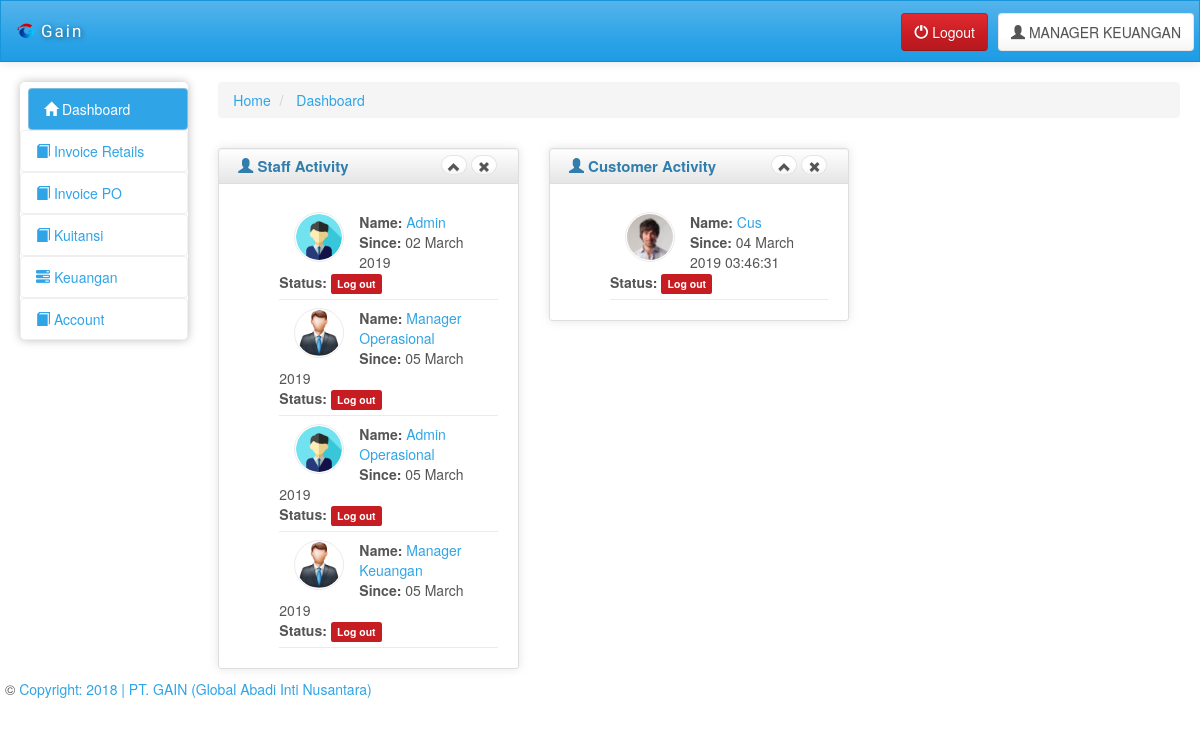
Screenshot of /?g=dashboard (signed in) with the database file from the repository.
### tables this page shows
CREATE TABLE `staff` (
  `id_staff` int(11) NOT NULL,
  `nama` varchar(50) DEFAULT NULL,
  `password` varchar(8) DEFAULT NULL,
  `jabatan` varchar(100) NOT NULL,
  `staff_create` varchar(25) NOT NULL,
  `staff_update` varchar(25) NOT NULL,
  `status` varchar(20) NOT NULL,
  `login_date` varchar(30) NOT NULL,
  `logout_date` varchar(30) NOT NULL,
  `image` varchar(50) NOT NULL,
  `class` varchar(100) NOT NULL
);

### g_controller/DashboardView.php (the view, shortened to what this page needs)
<?php
if (isset($_SESSION['userId'])) {
    $idStaff = $_SESSION['userId'];
    $dataUserBySesion = mysql_query("SELECT * FROM staff WHERE id_staff = '$idStaff'");
    $fetchDataUserBySesion = mysql_fetch_assoc($dataUserBySesion);
} else {
    echo "<script>window.location.href = '/?';</script>";
}
?>
<!DOCTYPE html>
<html lang="en">
<head>
    <link id="bs-css" href="css/bootstrap-cerulean.min.css" rel="stylesheet">
    <link href="css/charisma-app.css" rel="stylesheet">
    <link href='bower_components/fullcalendar/dist/fullcalendar.css' rel='stylesheet'>
    <link href='bower_components/fullcalendar/dist/fullcalendar.print.css' rel='stylesheet' media='print'>
    <link href='bower_components/chosen/chosen.min.css' rel='stylesheet'>
    <link href='bower_components/colorbox/example3/colorbox.css' rel='stylesheet'>
    <link href='bower_components/responsive-tables/responsive-tables.css' rel='stylesheet'>
    <link href='bower_components/bootstrap-tour/build/css/bootstrap-tour.min.css' rel='stylesheet'>
    <link href='css/jquery.noty.css' rel='stylesheet'>
    <link href='css/noty_theme_default.css' rel='stylesheet'>
    <link href='css/elfinder.min.css' rel='stylesheet'>
    <link href='css/elfinder.theme.css' rel='stylesheet'>
    <link href='css/jquery.iphone.toggle.css' rel='stylesheet'>
    <link href='css/uploadify.css' rel='stylesheet'>
    <link href='css/animate.min.css' rel='stylesheet'>
</head>
<body>
    <?php include_once 'TopMenu.php'; ?>
    <div class="ch-container">
        <div class="row">
            <?php include_once 'LeftMenu.php'; ?>
            <div id="content" class="col-lg-10 col-sm-10">
                <div>
                    <ul class="breadcrumb">
                        <li>
                            <a href="#">Home</a>
                        </li>
                        <li>
                            <a href="?g=dashboard">Dashboard</a>
                        </li>
                    </ul>
                </div>
                <div class="row">
                    <div class="box col-md-4">
                        <div class="box-inner">
                            <div class="box-header well" data-original-title="">
                                <h2><i class="glyphicon glyphicon-user"></i> Staff Activity</h2>
                                <div class="box-icon">
                                    <a href="#" class="btn btn-minimize btn-round btn-default"><i class="glyphicon glyphicon-chevron-up"></i></a>
                                    <a href="#" class="btn btn-close btn-round btn-default"><i class="glyphicon glyphicon-remove"></i></a>
                                </div>
                            </div>
                            <div class="box-content">
                                <div class="box-content">
                                    <ul class="dashboard-list">
                                        <?php
                                        $selectAllStaff = mysql_query("SELECT nama, DATE_FORMAT(staff_create, '%d %M %Y') AS staff_create, `status`, `image`, class FROM staff WHERE NOT jabatan = 'C' AND NOT jabatan = 'IT'");
                                        while ($AllStaff = mysql_fetch_array($selectAllStaff)) {
                                            ?>
                                        <li>
                                            <a href="#"><img class="dashboard-avatar" alt="Usman" src="img/<?= $AllStaff['image']; ?>"></a>
                                            <strong>Name:</strong> <a href="#"><?= $AllStaff['nama']; ?>
                                            </a><br>
                                            <strong>Since:</strong> <?= $AllStaff['staff_create']; ?><br>
                                            <strong>Status:</strong> <span class="<?= $AllStaff['class']; ?>"><?= $AllStaff['status']; ?></span>
                                        </li>
                                        <?php
                                    } ?>
                                    </ul>
                                </div>
                            </div>
                        </div>
                    </div>
                    <div class="box col-md-4">
                        <div class="box-inner">
                            <div class="box-header well" data-original-title="">
                                <h2><i class="glyphicon glyphicon-user"></i> Customer Activity</h2>
                                <div class="box-icon">
                                    <a href="#" class="btn btn-minimize btn-round btn-default"><i class="glyphicon glyphicon-chevron-up"></i></a>
                                    <a href="#" class="btn btn-close btn-round btn-default"><i class="glyphicon glyphicon-remove"></i></a>
                                </div>
                            </div>
                            <div class="box-content">
                                <div class="box-content">
                                    <ul class="dashboard-list">
                                        <?php
                                        $selectAllStaff = mysql_query("SELECT nama, DATE_FORMAT(staff_create, '%d %M %Y %H:%i:%s') AS staff_create, `status`, `image`,class FROM staff WHERE jabatan = 'C' ");
                                        while ($AllStaff = mysql_fetch_array($selectAllStaff)) {
                                            ?>
                                        <li>
                                            <a href="#"><img class="dashboard-avatar" src="img/<?= $AllStaff['image']; ?>"></a>
                                            <strong>Name:</strong> <a href="#"><?= $AllStaff['nama']; ?>
                                            </a><br>
                                            <strong>Since:</strong> <?= $AllStaff['staff_create']; ?><br>
                                            <strong>Status:</strong> <span class="<?= $AllStaff['class']; ?>"><?= $AllStaff['status']; ?></span>
                                        </li>
                                        <?php
                                    } ?>
                                    </ul>
                                </div>
                            </div>
                        </div>
                    </div>
                </div>
            </div>
            <?php include_once 'footer.php'; ?>
        </div>
</body>
</html>

### index.php (shortened to what this page needs)
<?php
class Utama
{
	public function ambilLink()
	{
		if (isset($_GET['g'])) {
			$link = $_GET['g'];
			if (empty($link)) {
				include_once 'index';
				include_once 'index';
			} elseif ($link == 'out') {
				session_destroy();
				header("Location: ?");
			} else {
				$controller = 'g_controller/' . ucfirst($link) . 'View.php';
				if (file_exists($controller)) {
					include_once $controller;
				} else {
					include_once 'http://database.gain.co.id/?g=Error';
				}
			}
		} else {
			include_once 'g_controller/IndexView.php';
		}
	}
}
$utama = new Utama();
$link = $utama->ambilLink();

### g_controller/TopMenu.php (shortened to what this page needs)
<div class="navbar navbar-default" role="navigation">
    <div class="navbar-inner">
        <a class="navbar-brand" href="?g=dashboard"> <img src="img/gain.png" class="hidden-xs" />
            <span>Gain</span></a>
        <div class="btn-group pull-right">
            <button class="btn btn-default">
                <i class="glyphicon glyphicon-user"></i>
                <span class="hidden-sm hidden-xs">
                    <?= strtoupper($fetchDataUserBySesion['nama']); ?>
                </span>
            </button>
        </div>
        <div class="btn-group pull-right">
            <form action="" method="post">
                <button class="btn btn-default btn-danger" type="submit" name="submit">
                    <i class="glyphicon glyphicon-off"></i>
                    <span class="hidden-sm hidden-xs">
                        Logout
                    </span>
                </button>
            </form>
        </div>
    </div>
</div>

### g_controller/LeftMenu.php (shortened to what this page needs)
<?php
$idStaff = $_SESSION['userId'];
$dataUserBySesion = mysql_query("SELECT * FROM staff WHERE id_staff = '$idStaff'");
$fetchDataUserBySesion = mysql_fetch_assoc($dataUserBySesion);
?>
<div class="col-sm-2 col-lg-2">
    <div class="sidebar-nav">
        <div class="nav-canvas">
            <ul class="nav nav-pills nav-stacked main-menu">
                <li class="nav-header">
                <li><a class="ajax-link" href="?g=dashboard"><i class="glyphicon glyphicon-home"></i><span> Dashboard</span></a>
                <?php if ($fetchDataUserBySesion['jabatan'] == "SA" || $fetchDataUserBySesion['jabatan'] == "MK" || $fetchDataUserBySesion['jabatan'] == "AO") { ?>
                <li class="accordion">
                    <a href="#"><i class="glyphicon glyphicon-book"></i><span> Invoice Retails</span></a>
                </li>
                <?php
            } ?>
                <?php if ($fetchDataUserBySesion['jabatan'] == "SA" || $fetchDataUserBySesion['jabatan'] == "MK" || $fetchDataUserBySesion['jabatan'] == "AO") { ?>
                <li class="accordion">
                    <a href="#"><i class="glyphicon glyphicon-book"></i><span> Invoice PO</span></a>
                </li>
                <?php
            } ?>
                <?php if ($fetchDataUserBySesion['jabatan'] == "SA" || $fetchDataUserBySesion['jabatan'] == "MK" || $fetchDataUserBySesion['jabatan'] == "AO") { ?>
                <li class="accordion">
                    <a href="#"><i class="glyphicon glyphicon-book"></i><span> Kuitansi</span></a>
                </li>
                <?php
            } ?>
                <?php if ($fetchDataUserBySesion['jabatan'] == "SA" || $fetchDataUserBySesion['jabatan'] == "MK") { ?>
                <li class="accordion">
                    <a href="#"><i class="glyphicon glyphicon-tasks"></i><span> Keuangan</span></a>
                </li>
                <?php
            } ?>
                <?php if ($fetchDataUserBySesion['jabatan'] == "SA" || $fetchDataUserBySesion['jabatan'] == "MK") { ?>
                <li class="accordion">
                    <a href="#"><i class="glyphicon glyphicon-book"></i><span> Account</span></a>
                </li>
                <?php
            } ?>
            </ul>
        </div>
    </div>
</div>

### g_controller/footer.php (shortened to what this page needs)
<footer class="row">
    <p class="col-md-9 col-sm-9 col-xs-12 copyright">&copy; <a href="http://gain.co.id/" target="_blank">Copyright: 2018 | PT. GAIN (Global Abadi Inti Nusantara)</a></p>
</footer>

### css/charisma-app.css (style rules this page uses)
.ch-container { padding: 0 15px; }
.box { margin-top: 10px; margin-bottom: 10px; }
.box-inner { border: 1px solid #DEDEDE; border-radius: 3px; -webkit-border-radius: 3px; -moz-border-radius: 3px; box-shadow: 0 0 10px rgba(189, 189, 189, 0.4); -webkit-box-shadow: 0 0 10px rgba(189, 189, 189, 0.4); -moz-box-shadow: 0 0 10px rgba(189, 189, 189, 0.4); }
.box-header { border: none; padding-top: 5px; border-bottom: 1px solid #DEDEDE; border-radius: 3px 3px 0 0; -webkit-border-radius: 3px 3px 0 0; -moz-border-radius: 3px 3px 0 0; height: 35px; min-height: 35px !important; margin-bottom: 0; font-weight: bold; font-size: 16px; background: -moz-linear-gradient(top, rgba(255, 255, 255, 0) 0%, rgba(0, 0, 0, 0.1) 100%); background: -webkit-gradient(linear, left top, left bottom, color-stop(0%, rgba(255, 255, 255, 0)), color-stop(100%, rgba(0, 0, 0, 0.1))); background: -webkit-linear-gradient(top, rgba(255, 255, 255, 0) 0%, rgba(0, 0, 0, 0.1) 100%); background: -o-linear-gradient(top, rgba(255, 255, 255, 0) 0%, rgba(0, 0, 0, 0.1) 100%); background: -ms-linear-gradient(top, rgba(255, 255, 255, 0) 0%, rgba(0, 0, 0, 0.1) 100%); background: linear-gradient(to bottom, rgba(255, 255, 255, 0) 0%, rgba(0, 0, 0, 0.1) 100%); filter: progid:DXImageTransform.Microsoft.gradient(startColorstr='#00ffffff', endColorstr='#1a000000', GradientType=0); }
.box-header h2 { font-size: 15px; width: auto; clear: none; float: left; line-height: 25px; white-space: nowrap; font-weight: bold; margin-top: 0; margin-bottom: 0; }
.box-header h2 > i { margin-top: 1px; }
.box-icon { float: right; }
.box-icon a { clear: none; float: left; margin: 0 2px; height: 20px; width: 5px; margin-top: 1px; }
.box-icon a i { margin-left: -6px; top: -1px; }
.box-content { padding: 10px; }
.btn-round { border-radius: 40px; -webkit-border-radius: 40px; -moz-border-radius: 40px; font-size: 12px; padding-top: 4px; }
ul.dashboard-list li { padding: 7px 0; list-style: none; border-bottom: 1px solid #EBEBEB; border-top: 1px solid white; }
ul.dashboard-list { margin: 0; }
.dashboard-avatar { height: 50px; width: 50px; padding: 1px; float: left; margin-left: 15px; margin-right: 15px; border: 1px solid #EBEBEB; border-radius: 50%; }
footer { clear: both; }
.sidebar-nav { min-height: 0; box-shadow: 0 0 10px #BDBDBD; border-radius: 5px; margin-bottom: 0; padding-bottom: 0; max-height: none; }
.navbar-brand { font-family: 'Shojumaru', cursive, Arial, serif; letter-spacing: 2px; text-shadow: 1px 1px 5px rgba(0, 0, 0, 0.5); width: 183px; font-size: 17px; }
.navbar-brand img { float: left; height: 20px; width: 20px; margin-right: 5px; }
.navbar-brand span { float: left; }
.navbar-inner { padding-top: 5px; padding-bottom: 5px; line-height: 30px; height: 60px; }
.navbar-inner .btn-group { margin: 7px 5px 0 5px; }
.pull-right { float: right !important; }
.main-menu > li > a { border: 1px solid rgba(221, 221, 221, 0.46); }
.main-menu > li { margin-top: 0 !important; }
.sidebar-nav .nav-header { display: block; padding: 3px 15px; font-size: 11px; font-weight: bold; line-height: 18px; color: #999999; text-shadow: 0 1px 0 rgba(255, 255, 255, 0.5); text-transform: uppercase; }
.navbar { border-radius: 0; }
ul.main-menu li.active { margin-left: 8px; }
ul.main-menu li:not(.nav-header) { -webkit-transition: .3s; -moz-transition: .3s; -ms-transition: .3s; -o-transition: .3s; transition: .3s; }
@media only screen and (min-width: 980px) { a, button, input[type=submit], input[type=button], .product-img { -webkit-transition: .5s; -moz-transition: .5s; -ms-transition: .5s; -o-transition: .5s; transition: .5s; } }
@media only screen and (min-width: 980px) { .ch-container { padding: 0 20px; } }

### rows the page displays
staff: nama "MANAGER KEUANGAN"
staff: image (picture), nama "Cus", staff_create "04 March 2019 03:46:31", status "Log out"

### other values shown
$AllStaff['nama'] "Admin"
$AllStaff['staff_create'] "02 March 2019"
$AllStaff['status'] "Log out"
$AllStaff['nama'] "Manager Operasional"
$AllStaff['staff_create'] "05 March 2019"
$AllStaff['nama'] "Admin Operasional"
$AllStaff['nama'] "Manager Keuangan"
